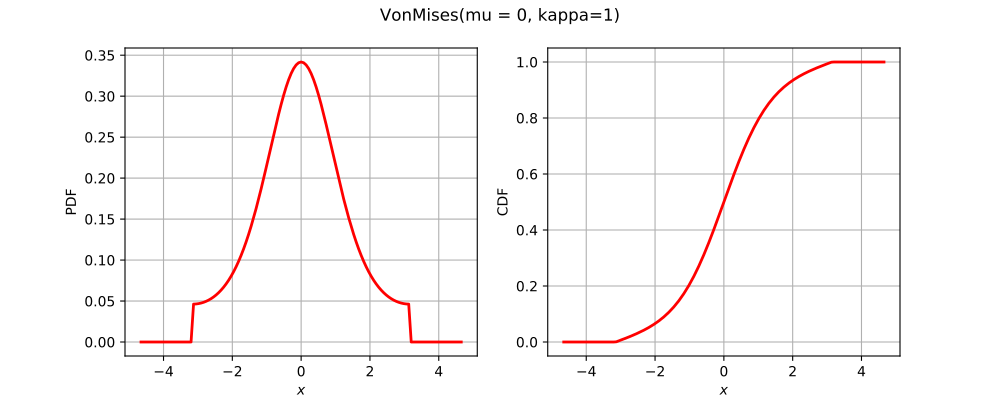

Reproduce this figure in Python.
import openturns as ot
from matplotlib import pyplot as plt
from openturns.viewer import View
if (ot.VonMises().__class__.__name__=='ComposedDistribution'):
    correlation = ot.CorrelationMatrix(2)
    correlation[1, 0] = 0.25
    aCopula = ot.NormalCopula(correlation)
    marginals = [ot.Normal(1.0, 2.0), ot.Normal(2.0, 3.0)]
    distribution = ot.ComposedDistribution(marginals, aCopula)
elif (ot.VonMises().__class__.__name__=='CumulativeDistributionNetwork'):
    distribution = ot.CumulativeDistributionNetwork([ot.Normal(2),ot.Dirichlet([0.5, 1.0, 1.5])], ot.BipartiteGraph([[0,1], [0,1]]))
elif (ot.VonMises().__class__.__name__=='Histogram'):
    distribution = ot.Histogram([-1.0, 0.5, 1.0, 2.0], [0.45, 0.4, 0.15])
else:
    distribution = ot.VonMises()
dimension = distribution.getDimension()
if dimension <= 2:
    if distribution.getDimension() == 1:
        distribution.setDescription(['$x$'])
        pdf_graph = distribution.drawPDF()
        cdf_graph = distribution.drawCDF()
        fig = plt.figure(figsize=(10, 4))
        plt.suptitle(str(distribution))
        pdf_axis = fig.add_subplot(121)
        cdf_axis = fig.add_subplot(122)
        View(pdf_graph, figure=fig, axes=[pdf_axis], add_legend=False)
        View(cdf_graph, figure=fig, axes=[cdf_axis], add_legend=False)
    else:
        distribution.setDescription(['$x_1$', '$x_2$'])
        pdf_graph = distribution.drawPDF()
        fig = plt.figure(figsize=(10, 5))
        plt.suptitle(str(distribution))
        pdf_axis = fig.add_subplot(111)
        View(pdf_graph, figure=fig, axes=[pdf_axis], add_legend=False)
